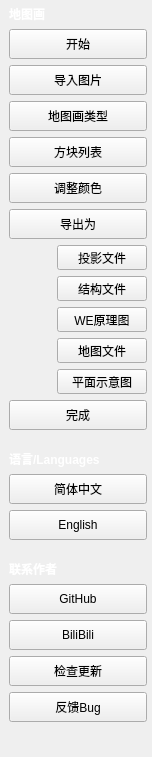
      <widget class="QWidget" name="LeftScrollArea">
       <property name="geometry">
        <rect>
         <x>0</x>
         <y>0</y>
         <width>152</width>
         <height>757</height>
        </rect>
       </property>
       <property name="sizePolicy">
        <sizepolicy hsizetype="Minimum" vsizetype="Preferred">
         <horstretch>0</horstretch>
         <verstretch>0</verstretch>
        </sizepolicy>
       </property>
       <property name="minimumSize">
        <size>
         <width>0</width>
         <height>0</height>
        </size>
       </property>
       <property name="autoFillBackground">
        <bool>false</bool>
       </property>
       <property name="styleSheet">
        <string notr="true"/>
       </property>
       <layout class="QVBoxLayout" name="verticalLayout_8">
        <property name="leftMargin">
         <number>9</number>
        </property>
        <property name="topMargin">
         <number>5</number>
        </property>
        <property name="rightMargin">
         <number>5</number>
        </property>
        <property name="bottomMargin">
         <number>9</number>
        </property>
        <item>
         <widget class="QLabel" name="label_24">
          <property name="text">
           <string>&lt;!DOCTYPE HTML PUBLIC &quot;-//W3C//DTD HTML 4.0//EN&quot; &quot;http://www.w3.org/TR/REC-html40/strict.dtd&quot;&gt;
&lt;html&gt;&lt;head&gt;&lt;meta name=&quot;qrichtext&quot; content=&quot;1&quot; /&gt;&lt;meta charset=&quot;utf-8&quot; /&gt;&lt;style type=&quot;text/css&quot;&gt;
p, li { white-space: pre-wrap; }
&lt;/style&gt;&lt;/head&gt;&lt;body style=&quot; font-family:'Microsoft YaHei UI'; font-size:9pt; font-weight:400; font-style:normal;&quot;&gt;
&lt;p style=&quot; margin-top:12px; margin-bottom:12px; margin-left:0px; margin-right:0px; -qt-block-indent:0; text-indent:0px;&quot;&gt;&lt;span style=&quot; font-weight:700; color:#ffffff;&quot;&gt;地图画&lt;/span&gt;&lt;/p&gt;&lt;/body&gt;&lt;/html&gt;</string>
          </property>
         </widget>
        </item>
        <item>
         <widget class="QPushButton" name="progressStart">
          <property name="sizePolicy">
           <sizepolicy hsizetype="Preferred" vsizetype="Preferred">
            <horstretch>0</horstretch>
            <verstretch>0</verstretch>
           </sizepolicy>
          </property>
          <property name="minimumSize">
           <size>
            <width>100</width>
            <height>30</height>
           </size>
          </property>
          <property name="text">
           <string>开始</string>
          </property>
          <property name="icon">
           <iconset resource="others/BlockTextures.qrc">
            <normaloff>:/new/Textures/Slope/block/grass_block.png</normaloff>:/new/Textures/Slope/block/grass_block.png</iconset>
          </property>
         </widget>
        </item>
        <item>
         <widget class="QPushButton" name="progressImPic">
          <property name="minimumSize">
           <size>
            <width>100</width>
            <height>30</height>
           </size>
          </property>
          <property name="text">
           <string>导入图片</string>
          </property>
          <property name="icon">
           <iconset resource="others/BlockTextures.qrc">
            <normaloff>:/new/Textures/Slope/items/book.png</normaloff>:/new/Textures/Slope/items/book.png</iconset>
          </property>
         </widget>
        </item>
        <item>
         <widget class="QPushButton" name="progressType">
          <property name="enabled">
           <bool>true</bool>
          </property>
          <property name="minimumSize">
           <size>
            <width>100</width>
            <height>30</height>
           </size>
          </property>
          <property name="accessibleName">
           <string notr="true"/>
          </property>
          <property name="text">
           <string>地图画类型</string>
          </property>
          <property name="icon">
           <iconset resource="others/BlockTextures.qrc">
            <normaloff>:/new/Textures/Slope/items/map.png</normaloff>:/new/Textures/Slope/items/map.png</iconset>
          </property>
         </widget>
        </item>
        <item>
         <widget class="QPushButton" name="progressBL">
          <property name="minimumSize">
           <size>
            <width>100</width>
            <height>30</height>
           </size>
          </property>
          <property name="text">
           <string>方块列表</string>
          </property>
          <property name="icon">
           <iconset resource="others/BlockTextures.qrc">
            <normaloff>:/new/Textures/Slope/block/waxed_cut_copper.png</normaloff>:/new/Textures/Slope/block/waxed_cut_copper.png</iconset>
          </property>
         </widget>
        </item>
        <item>
         <widget class="QPushButton" name="progressAdjPic">
          <property name="minimumSize">
           <size>
            <width>100</width>
            <height>30</height>
           </size>
          </property>
          <property name="text">
           <string>调整颜色</string>
          </property>
          <property name="icon">
           <iconset resource="others/BlockTextures.qrc">
            <normaloff>:/new/Textures/Slope/items/amethyst_shard.png</normaloff>:/new/Textures/Slope/items/amethyst_shard.png</iconset>
          </property>
         </widget>
        </item>
        <item>
         <widget class="QPushButton" name="progressEx">
          <property name="minimumSize">
           <size>
            <width>100</width>
            <height>30</height>
           </size>
          </property>
          <property name="text">
           <string>导出为</string>
          </property>
          <property name="icon">
           <iconset resource="others/BlockTextures.qrc">
            <normaloff>:/new/Textures/Slope/items/iron_pickaxe.png</normaloff>:/new/Textures/Slope/items/iron_pickaxe.png</iconset>
          </property>
         </widget>
        </item>
        <item>
         <layout class="QGridLayout" name="Exports">
          <property name="topMargin">
           <number>0</number>
          </property>
          <item row="4" column="1">
           <widget class="QPushButton" name="progressExFlatDiagram">
            <property name="sizePolicy">
             <sizepolicy hsizetype="Expanding" vsizetype="Preferred">
              <horstretch>0</horstretch>
              <verstretch>0</verstretch>
             </sizepolicy>
            </property>
            <property name="minimumSize">
             <size>
              <width>90</width>
              <height>25</height>
             </size>
            </property>
            <property name="text">
             <string>平面示意图</string>
            </property>
           </widget>
          </item>
          <item row="3" column="1">
           <widget class="QPushButton" name="progressExData">
            <property name="sizePolicy">
             <sizepolicy hsizetype="Expanding" vsizetype="Preferred">
              <horstretch>0</horstretch>
              <verstretch>0</verstretch>
             </sizepolicy>
            </property>
            <property name="minimumSize">
             <size>
              <width>90</width>
              <height>25</height>
             </size>
            </property>
            <property name="text">
             <string>地图文件</string>
            </property>
           </widget>
          </item>
          <item row="0" column="1">
           <widget class="QPushButton" name="progressExLite">
            <property name="sizePolicy">
             <sizepolicy hsizetype="Expanding" vsizetype="Preferred">
              <horstretch>0</horstretch>
              <verstretch>0</verstretch>
             </sizepolicy>
            </property>
            <property name="minimumSize">
             <size>
              <width>90</width>
              <height>25</height>
             </size>
            </property>
            <property name="text">
             <string>投影文件</string>
            </property>
           </widget>
          </item>
          <item row="1" column="1">
           <widget class="QPushButton" name="progressExStructure">
            <property name="sizePolicy">
             <sizepolicy hsizetype="Expanding" vsizetype="Preferred">
              <horstretch>0</horstretch>
              <verstretch>0</verstretch>
             </sizepolicy>
            </property>
            <property name="minimumSize">
             <size>
              <width>90</width>
              <height>25</height>
             </size>
            </property>
            <property name="text">
             <string>结构文件</string>
            </property>
           </widget>
          </item>
          <item row="0" column="0">
           <spacer name="horizontalSpacer_63">
            <property name="orientation">
             <enum>Qt::Horizontal</enum>
            </property>
            <property name="sizeHint" stdset="0">
             <size>
              <width>40</width>
              <height>20</height>
             </size>
            </property>
           </spacer>
          </item>
          <item row="2" column="1">
           <widget class="QPushButton" name="progressExWESchem">
            <property name="sizePolicy">
             <sizepolicy hsizetype="Expanding" vsizetype="Preferred">
              <horstretch>0</horstretch>
              <verstretch>0</verstretch>
             </sizepolicy>
            </property>
            <property name="minimumSize">
             <size>
              <width>90</width>
              <height>25</height>
             </size>
            </property>
            <property name="text">
             <string>WE原理图</string>
            </property>
           </widget>
          </item>
         </layout>
        </item>
        <item>
         <widget class="QPushButton" name="progressAbout">
          <property name="minimumSize">
           <size>
            <width>100</width>
            <height>30</height>
           </size>
          </property>
          <property name="text">
           <string>完成</string>
          </property>
          <property name="icon">
           <iconset resource="others/BlockTextures.qrc">
            <normaloff>:/new/Textures/Slope/items/diamond.png</normaloff>:/new/Textures/Slope/items/diamond.png</iconset>
          </property>
         </widget>
        </item>
        <item>
         <widget class="QLabel" name="label_25">
          <property name="text">
           <string notr="true">&lt;html&gt;&lt;head/&gt;&lt;body&gt;&lt;p&gt;&lt;br/&gt;&lt;span style=&quot; font-weight:700; color:#ffffff;&quot;&gt;语言/Languages&lt;/span&gt;&lt;/p&gt;&lt;/body&gt;&lt;/html&gt;</string>
          </property>
         </widget>
        </item>
        <item>
         <widget class="QPushButton" name="progressChinese">
          <property name="minimumSize">
           <size>
            <width>0</width>
            <height>30</height>
           </size>
          </property>
          <property name="text">
           <string notr="true">简体中文</string>
          </property>
         </widget>
        </item>
        <item>
         <widget class="QPushButton" name="progressEnglish">
          <property name="minimumSize">
           <size>
            <width>0</width>
            <height>30</height>
           </size>
          </property>
          <property name="text">
           <string notr="true">English</string>
          </property>
         </widget>
        </item>
        <item>
         <widget class="QLabel" name="label_26">
          <property name="text">
           <string>&lt;html&gt;&lt;head/&gt;&lt;body&gt;&lt;p&gt;&lt;br/&gt;&lt;span style=&quot; font-weight:700; color:#ffffff;&quot;&gt;联系作者&lt;/span&gt;&lt;/p&gt;&lt;/body&gt;&lt;/html&gt;</string>
          </property>
         </widget>
        </item>
        <item>
         <widget class="QPushButton" name="progressG">
          <property name="minimumSize">
           <size>
            <width>0</width>
            <height>30</height>
           </size>
          </property>
          <property name="text">
           <string notr="true">GitHub</string>
          </property>
         </widget>
        </item>
        <item>
         <widget class="QPushButton" name="progressB">
          <property name="minimumSize">
           <size>
            <width>0</width>
            <height>30</height>
           </size>
          </property>
          <property name="text">
           <string notr="true">BiliBili</string>
          </property>
         </widget>
        </item>
        <item>
         <widget class="QPushButton" name="progressCheckUpdates">
          <property name="minimumSize">
           <size>
            <width>0</width>
            <height>30</height>
           </size>
          </property>
          <property name="text">
           <string>检查更新</string>
          </property>
         </widget>
        </item>
        <item>
         <widget class="QPushButton" name="reportBugs">
          <property name="minimumSize">
           <size>
            <width>0</width>
            <height>30</height>
           </size>
          </property>
          <property name="text">
           <string>反馈Bug</string>
          </property>
         </widget>
        </item>
        <item>
         <spacer name="verticalSpacer_4">
          <property name="orientation">
           <enum>Qt::Vertical</enum>
          </property>
          <property name="sizeHint" stdset="0">
           <size>
            <width>20</width>
            <height>40</height>
           </size>
          </property>
         </spacer>
        </item>
       </layout>
      </widget>
